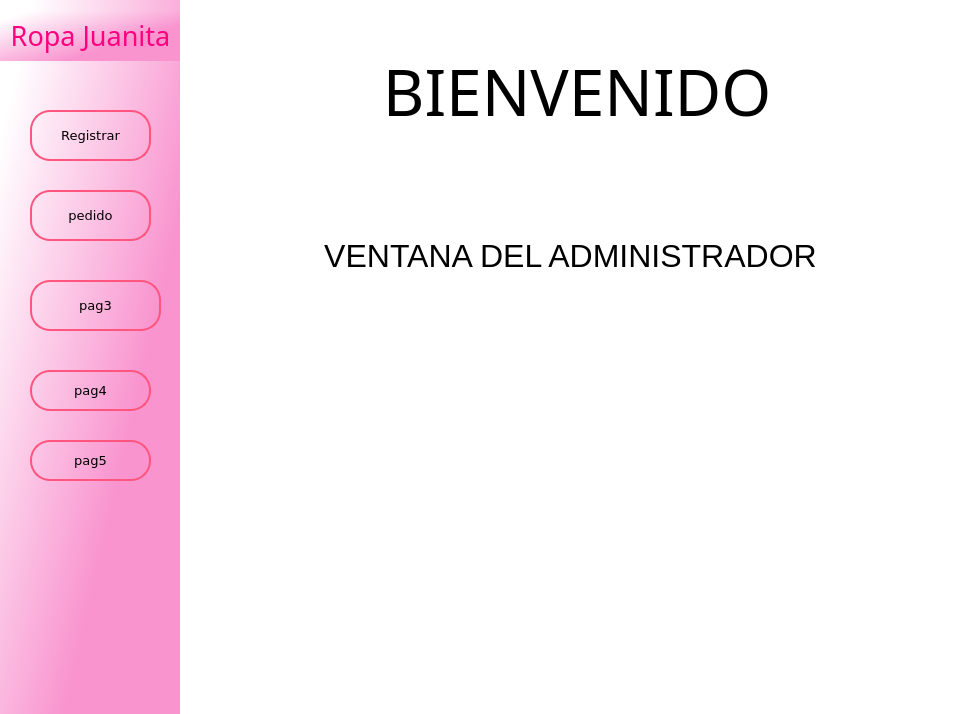
<?xml version="1.0" encoding="UTF-8"?>
<ui version="4.0">
 <class>MainWindow</class>
 <widget class="QMainWindow" name="MainWindow">
  <property name="geometry">
   <rect>
    <x>0</x>
    <y>0</y>
    <width>956</width>
    <height>714</height>
   </rect>
  </property>
  <property name="windowTitle">
   <string>VENTANA DEL ADMINISTRADOR</string>
  </property>
  <property name="styleSheet">
   <string notr="true"/>
  </property>
  <widget class="QWidget" name="centralwidget">
   <layout class="QHBoxLayout" name="horizontalLayout">
    <property name="spacing">
     <number>0</number>
    </property>
    <property name="leftMargin">
     <number>0</number>
    </property>
    <property name="topMargin">
     <number>0</number>
    </property>
    <property name="rightMargin">
     <number>0</number>
    </property>
    <property name="bottomMargin">
     <number>0</number>
    </property>
    <item>
     <widget class="QFrame" name="frame">
      <property name="frameShape">
       <enum>QFrame::NoFrame</enum>
      </property>
      <property name="frameShadow">
       <enum>QFrame::Raised</enum>
      </property>
      <layout class="QVBoxLayout" name="verticalLayout">
       <property name="spacing">
        <number>0</number>
       </property>
       <property name="leftMargin">
        <number>0</number>
       </property>
       <property name="topMargin">
        <number>0</number>
       </property>
       <property name="rightMargin">
        <number>0</number>
       </property>
       <property name="bottomMargin">
        <number>0</number>
       </property>
       <item>
        <widget class="QFrame" name="frame_2">
         <property name="frameShape">
          <enum>QFrame::NoFrame</enum>
         </property>
         <property name="frameShadow">
          <enum>QFrame::Raised</enum>
         </property>
         <layout class="QHBoxLayout" name="horizontalLayout_2">
          <property name="spacing">
           <number>0</number>
          </property>
          <property name="leftMargin">
           <number>0</number>
          </property>
          <property name="topMargin">
           <number>0</number>
          </property>
          <property name="rightMargin">
           <number>0</number>
          </property>
          <property name="bottomMargin">
           <number>0</number>
          </property>
          <item>
           <widget class="QFrame" name="menuizquierdo">
            <property name="minimumSize">
             <size>
              <width>180</width>
              <height>0</height>
             </size>
            </property>
            <property name="maximumSize">
             <size>
              <width>50</width>
              <height>16777215</height>
             </size>
            </property>
            <property name="frameShape">
             <enum>QFrame::NoFrame</enum>
            </property>
            <property name="frameShadow">
             <enum>QFrame::Raised</enum>
            </property>
            <layout class="QVBoxLayout" name="verticalLayout_2">
             <property name="spacing">
              <number>0</number>
             </property>
             <property name="leftMargin">
              <number>0</number>
             </property>
             <property name="topMargin">
              <number>0</number>
             </property>
             <property name="rightMargin">
              <number>0</number>
             </property>
             <property name="bottomMargin">
              <number>0</number>
             </property>
             <item>
              <widget class="QFrame" name="menubotones">
               <property name="styleSheet">
                <string notr="true">QFrame{
background-color:qlineargradient(spread:pad, x1:1, y1:1, x2:0.06, y2:0.131227, stop:0.373134 rgba(249, 148, 207, 255), stop:1 rgba(255, 255, 255, 255))
}

QPushButton{
border:2px solid rgb(255, 85, 127);
border-radius:20px;

}

QPushButton:hover{
background-color:rgb(255, 255, 255);
}</string>
               </property>
               <property name="frameShape">
                <enum>QFrame::NoFrame</enum>
               </property>
               <property name="frameShadow">
                <enum>QFrame::Raised</enum>
               </property>
               <widget class="QPushButton" name="btnRegistro">
                <property name="geometry">
                 <rect>
                  <x>30</x>
                  <y>110</y>
                  <width>121</width>
                  <height>51</height>
                 </rect>
                </property>
                <property name="font">
                 <font>
                  <family>Verdana</family>
                  <pointsize>10</pointsize>
                 </font>
                </property>
                <property name="text">
                 <string>Registrar</string>
                </property>
               </widget>
               <widget class="QPushButton" name="btnPag2">
                <property name="geometry">
                 <rect>
                  <x>30</x>
                  <y>190</y>
                  <width>121</width>
                  <height>51</height>
                 </rect>
                </property>
                <property name="font">
                 <font>
                  <family>Verdana</family>
                  <pointsize>10</pointsize>
                 </font>
                </property>
                <property name="text">
                 <string>pedido</string>
                </property>
               </widget>
               <widget class="QPushButton" name="btnPag3">
                <property name="geometry">
                 <rect>
                  <x>30</x>
                  <y>280</y>
                  <width>131</width>
                  <height>51</height>
                 </rect>
                </property>
                <property name="font">
                 <font>
                  <family>Verdana</family>
                  <pointsize>10</pointsize>
                 </font>
                </property>
                <property name="text">
                 <string>pag3</string>
                </property>
               </widget>
               <widget class="QPushButton" name="btnPag4">
                <property name="geometry">
                 <rect>
                  <x>30</x>
                  <y>370</y>
                  <width>121</width>
                  <height>41</height>
                 </rect>
                </property>
                <property name="font">
                 <font>
                  <family>Verdana</family>
                  <pointsize>10</pointsize>
                 </font>
                </property>
                <property name="text">
                 <string>pag4</string>
                </property>
               </widget>
               <widget class="QPushButton" name="btnPag5">
                <property name="geometry">
                 <rect>
                  <x>30</x>
                  <y>440</y>
                  <width>121</width>
                  <height>41</height>
                 </rect>
                </property>
                <property name="font">
                 <font>
                  <family>Verdana</family>
                  <pointsize>10</pointsize>
                 </font>
                </property>
                <property name="text">
                 <string>pag5</string>
                </property>
               </widget>
               <widget class="QPushButton" name="btnSalir">
                <property name="geometry">
                 <rect>
                  <x>30</x>
                  <y>790</y>
                  <width>131</width>
                  <height>51</height>
                 </rect>
                </property>
                <property name="font">
                 <font>
                  <family>Verdana</family>
                  <pointsize>10</pointsize>
                 </font>
                </property>
                <property name="text">
                 <string>salir</string>
                </property>
               </widget>
               <widget class="QLabel" name="label_24">
                <property name="geometry">
                 <rect>
                  <x>0</x>
                  <y>10</y>
                  <width>181</width>
                  <height>51</height>
                 </rect>
                </property>
                <property name="font">
                 <font>
                  <family>Rage Italic</family>
                 </font>
                </property>
                <property name="styleSheet">
                 <string notr="true"/>
                </property>
                <property name="text">
                 <string>&lt;html&gt;&lt;head/&gt;&lt;body&gt;&lt;p align=&quot;center&quot;&gt;&lt;span style=&quot; font-size:20pt; color:#ff007f;&quot;&gt;Ropa Juanita&lt;/span&gt;&lt;/p&gt;&lt;/body&gt;&lt;/html&gt;</string>
                </property>
               </widget>
              </widget>
             </item>
            </layout>
           </widget>
          </item>
          <item>
           <widget class="QFrame" name="menuderecho">
            <property name="frameShape">
             <enum>QFrame::NoFrame</enum>
            </property>
            <property name="frameShadow">
             <enum>QFrame::Raised</enum>
            </property>
            <layout class="QVBoxLayout" name="verticalLayout_3">
             <property name="spacing">
              <number>0</number>
             </property>
             <property name="leftMargin">
              <number>0</number>
             </property>
             <property name="topMargin">
              <number>0</number>
             </property>
             <property name="rightMargin">
              <number>0</number>
             </property>
             <property name="bottomMargin">
              <number>0</number>
             </property>
             <item>
              <widget class="QStackedWidget" name="paginas">
               <property name="styleSheet">
                <string notr="true">background-color: rgb(250, 250, 250);</string>
               </property>
               <property name="currentIndex">
                <number>5</number>
               </property>
               <widget class="QWidget" name="page">
                <widget class="QLineEdit" name="lineEdit">
                 <property name="geometry">
                  <rect>
                   <x>270</x>
                   <y>110</y>
                   <width>161</width>
                   <height>41</height>
                  </rect>
                 </property>
                 <property name="font">
                  <font>
                   <family>Verdana</family>
                   <pointsize>12</pointsize>
                  </font>
                 </property>
                 <property name="styleSheet">
                  <string notr="true">QLineEdit{
background-color: rgb(255, 255, 255);
border:none;
border-bottom:2px solid rgb(255, 0, 127);
padding-bottom:7px;
}</string>
                 </property>
                </widget>
                <widget class="QLabel" name="label">
                 <property name="geometry">
                  <rect>
                   <x>80</x>
                   <y>120</y>
                   <width>81</width>
                   <height>31</height>
                  </rect>
                 </property>
                 <property name="font">
                  <font>
                   <family>Verdana</family>
                   <pointsize>12</pointsize>
                  </font>
                 </property>
                 <property name="text">
                  <string>Codigo:</string>
                 </property>
                </widget>
                <widget class="QLabel" name="label_2">
                 <property name="geometry">
                  <rect>
                   <x>80</x>
                   <y>190</y>
                   <width>111</width>
                   <height>41</height>
                  </rect>
                 </property>
                 <property name="font">
                  <font>
                   <family>Verdana</family>
                   <pointsize>12</pointsize>
                  </font>
                 </property>
                 <property name="text">
                  <string>Nombre:</string>
                 </property>
                </widget>
                <widget class="QLabel" name="label_3">
                 <property name="geometry">
                  <rect>
                   <x>80</x>
                   <y>260</y>
                   <width>181</width>
                   <height>41</height>
                  </rect>
                 </property>
                 <property name="font">
                  <font>
                   <family>Verdana</family>
                   <pointsize>12</pointsize>
                  </font>
                 </property>
                 <property name="text">
                  <string>Apellido Paterno:</string>
                 </property>
                </widget>
                <widget class="QLabel" name="label_4">
                 <property name="geometry">
                  <rect>
                   <x>80</x>
                   <y>420</y>
                   <width>111</width>
                   <height>41</height>
                  </rect>
                 </property>
                 <property name="font">
                  <font>
                   <family>Verdana</family>
                   <pointsize>12</pointsize>
                  </font>
                 </property>
                 <property name="text">
                  <string>DNI:</string>
                 </property>
                </widget>
                <widget class="QLabel" name="label_5">
                 <property name="geometry">
                  <rect>
                   <x>80</x>
                   <y>500</y>
                   <width>111</width>
                   <height>41</height>
                  </rect>
                 </property>
                 <property name="font">
                  <font>
                   <family>Verdana</family>
                   <pointsize>12</pointsize>
                  </font>
                 </property>
                 <property name="text">
                  <string>Telefono:</string>
                 </property>
                </widget>
                <widget class="QLabel" name="label_6">
                 <property name="geometry">
                  <rect>
                   <x>80</x>
                   <y>340</y>
                   <width>181</width>
                   <height>41</height>
                  </rect>
                 </property>
                 <property name="font">
                  <font>
                   <family>Verdana</family>
                   <pointsize>12</pointsize>
                  </font>
                 </property>
                 <property name="text">
                  <string>Apellido Materno:</string>
                 </property>
                </widget>
                <widget class="QLineEdit" name="lineEdit_2">
                 <property name="geometry">
                  <rect>
                   <x>270</x>
                   <y>190</y>
                   <width>161</width>
                   <height>41</height>
                  </rect>
                 </property>
                 <property name="font">
                  <font>
                   <family>Verdana</family>
                   <pointsize>12</pointsize>
                  </font>
                 </property>
                 <property name="styleSheet">
                  <string notr="true">QLineEdit{
background-color: rgb(255, 255, 255);
border:none;
border-bottom:2px solid rgb(255, 0, 127);
padding-bottom:7px;
}</string>
                 </property>
                </widget>
                <widget class="QLineEdit" name="lineEdit_3">
                 <property name="geometry">
                  <rect>
                   <x>270</x>
                   <y>260</y>
                   <width>161</width>
                   <height>41</height>
                  </rect>
                 </property>
                 <property name="font">
                  <font>
                   <family>Verdana</family>
                   <pointsize>12</pointsize>
                  </font>
                 </property>
                 <property name="styleSheet">
                  <string notr="true">QLineEdit{
background-color: rgb(255, 255, 255);
border:none;
border-bottom:2px solid rgb(255, 0, 127);
padding-bottom:7px;
}</string>
                 </property>
                </widget>
                <widget class="QLineEdit" name="lineEdit_4">
                 <property name="geometry">
                  <rect>
                   <x>270</x>
                   <y>340</y>
                   <width>161</width>
                   <height>41</height>
                  </rect>
                 </property>
                 <property name="font">
                  <font>
                   <family>Verdana</family>
                   <pointsize>12</pointsize>
                  </font>
                 </property>
                 <property name="styleSheet">
                  <string notr="true">QLineEdit{
background-color: rgb(255, 255, 255);
border:none;
border-bottom:2px solid rgb(255, 0, 127);
padding-bottom:7px;
}</string>
                 </property>
                </widget>
                <widget class="QLineEdit" name="lineEdit_5">
                 <property name="geometry">
                  <rect>
                   <x>270</x>
                   <y>420</y>
                   <width>161</width>
                   <height>41</height>
                  </rect>
                 </property>
                 <property name="font">
                  <font>
                   <family>Verdana</family>
                   <pointsize>12</pointsize>
                  </font>
                 </property>
                 <property name="styleSheet">
                  <string notr="true">QLineEdit{
background-color: rgb(255, 255, 255);
border:none;
border-bottom:2px solid rgb(255, 0, 127);
padding-bottom:7px;
}</string>
                 </property>
                </widget>
                <widget class="QLineEdit" name="lineEdit_6">
                 <property name="geometry">
                  <rect>
                   <x>270</x>
                   <y>500</y>
                   <width>161</width>
                   <height>41</height>
                  </rect>
                 </property>
                 <property name="font">
                  <font>
                   <family>Verdana</family>
                   <pointsize>12</pointsize>
                  </font>
                 </property>
                 <property name="styleSheet">
                  <string notr="true">QLineEdit{
background-color: rgb(255, 255, 255);
border:none;
border-bottom:2px solid rgb(255, 0, 127);
padding-bottom:7px;
}</string>
                 </property>
                </widget>
                <widget class="QPushButton" name="pushButton_7">
                 <property name="geometry">
                  <rect>
                   <x>290</x>
                   <y>710</y>
                   <width>151</width>
                   <height>51</height>
                  </rect>
                 </property>
                 <property name="font">
                  <font>
                   <family>Verdana</family>
                   <pointsize>10</pointsize>
                  </font>
                 </property>
                 <property name="text">
                  <string>guardar</string>
                 </property>
                </widget>
                <widget class="QPushButton" name="pushButton_8">
                 <property name="geometry">
                  <rect>
                   <x>500</x>
                   <y>710</y>
                   <width>151</width>
                   <height>51</height>
                  </rect>
                 </property>
                 <property name="font">
                  <font>
                   <family>Verdana</family>
                   <pointsize>10</pointsize>
                  </font>
                 </property>
                 <property name="text">
                  <string>modificar</string>
                 </property>
                </widget>
                <widget class="QPushButton" name="pushButton_10">
                 <property name="geometry">
                  <rect>
                   <x>720</x>
                   <y>710</y>
                   <width>151</width>
                   <height>51</height>
                  </rect>
                 </property>
                 <property name="font">
                  <font>
                   <family>Verdana</family>
                   <pointsize>10</pointsize>
                  </font>
                 </property>
                 <property name="text">
                  <string>guardar</string>
                 </property>
                </widget>
               </widget>
               <widget class="QWidget" name="page_2">
                <widget class="QLabel" name="label_8">
                 <property name="geometry">
                  <rect>
                   <x>290</x>
                   <y>270</y>
                   <width>291</width>
                   <height>261</height>
                  </rect>
                 </property>
                 <property name="text">
                  <string/>
                 </property>
                 <property name="pixmap">
                  <pixmap>logoSinFondo2.png</pixmap>
                 </property>
                 <property name="scaledContents">
                  <bool>true</bool>
                 </property>
                </widget>
                <widget class="QLineEdit" name="lineEdit_8">
                 <property name="geometry">
                  <rect>
                   <x>240</x>
                   <y>290</y>
                   <width>161</width>
                   <height>41</height>
                  </rect>
                 </property>
                </widget>
                <widget class="QLineEdit" name="lineEdit_9">
                 <property name="geometry">
                  <rect>
                   <x>240</x>
                   <y>200</y>
                   <width>161</width>
                   <height>41</height>
                  </rect>
                 </property>
                </widget>
                <widget class="QLabel" name="label_9">
                 <property name="geometry">
                  <rect>
                   <x>90</x>
                   <y>210</y>
                   <width>111</width>
                   <height>41</height>
                  </rect>
                 </property>
                 <property name="font">
                  <font>
                   <family>Verdana</family>
                   <pointsize>10</pointsize>
                  </font>
                 </property>
                 <property name="text">
                  <string>producto</string>
                 </property>
                </widget>
                <widget class="QLabel" name="label_10">
                 <property name="geometry">
                  <rect>
                   <x>90</x>
                   <y>290</y>
                   <width>111</width>
                   <height>41</height>
                  </rect>
                 </property>
                 <property name="font">
                  <font>
                   <family>Verdana</family>
                   <pointsize>10</pointsize>
                  </font>
                 </property>
                 <property name="text">
                  <string>Apellido</string>
                 </property>
                </widget>
                <widget class="QLabel" name="label_20">
                 <property name="geometry">
                  <rect>
                   <x>90</x>
                   <y>110</y>
                   <width>111</width>
                   <height>41</height>
                  </rect>
                 </property>
                 <property name="font">
                  <font>
                   <family>Verdana</family>
                   <pointsize>10</pointsize>
                  </font>
                 </property>
                 <property name="text">
                  <string>cod_pedido</string>
                 </property>
                </widget>
                <widget class="QLineEdit" name="lineEdit_7">
                 <property name="geometry">
                  <rect>
                   <x>240</x>
                   <y>110</y>
                   <width>161</width>
                   <height>41</height>
                  </rect>
                 </property>
                </widget>
               </widget>
               <widget class="QWidget" name="page_3">
                <property name="styleSheet">
                 <string notr="true">background-color: rgb(255, 255, 255);</string>
                </property>
                <widget class="QLineEdit" name="lineEdit_10">
                 <property name="geometry">
                  <rect>
                   <x>700</x>
                   <y>50</y>
                   <width>161</width>
                   <height>41</height>
                  </rect>
                 </property>
                </widget>
                <widget class="QLabel" name="label_11">
                 <property name="geometry">
                  <rect>
                   <x>550</x>
                   <y>230</y>
                   <width>111</width>
                   <height>41</height>
                  </rect>
                 </property>
                 <property name="font">
                  <font>
                   <family>Verdana</family>
                   <pointsize>10</pointsize>
                  </font>
                 </property>
                 <property name="text">
                  <string>Apellido</string>
                 </property>
                </widget>
                <widget class="QLabel" name="label_12">
                 <property name="geometry">
                  <rect>
                   <x>550</x>
                   <y>150</y>
                   <width>111</width>
                   <height>41</height>
                  </rect>
                 </property>
                 <property name="font">
                  <font>
                   <family>Verdana</family>
                   <pointsize>10</pointsize>
                  </font>
                 </property>
                 <property name="text">
                  <string>nombre</string>
                 </property>
                </widget>
                <widget class="QLabel" name="label_13">
                 <property name="geometry">
                  <rect>
                   <x>550</x>
                   <y>50</y>
                   <width>111</width>
                   <height>41</height>
                  </rect>
                 </property>
                 <property name="font">
                  <font>
                   <family>Verdana</family>
                   <pointsize>10</pointsize>
                  </font>
                 </property>
                 <property name="text">
                  <string>cod_cliente</string>
                 </property>
                </widget>
                <widget class="QLineEdit" name="lineEdit_11">
                 <property name="geometry">
                  <rect>
                   <x>700</x>
                   <y>230</y>
                   <width>161</width>
                   <height>41</height>
                  </rect>
                 </property>
                </widget>
                <widget class="QLineEdit" name="lineEdit_12">
                 <property name="geometry">
                  <rect>
                   <x>700</x>
                   <y>140</y>
                   <width>161</width>
                   <height>41</height>
                  </rect>
                 </property>
                </widget>
               </widget>
               <widget class="QWidget" name="page_4">
                <property name="styleSheet">
                 <string notr="true">background-color: rgb(255, 170, 255);</string>
                </property>
                <widget class="QLineEdit" name="lineEdit_13">
                 <property name="geometry">
                  <rect>
                   <x>240</x>
                   <y>550</y>
                   <width>161</width>
                   <height>41</height>
                  </rect>
                 </property>
                 <property name="styleSheet">
                  <string notr="true">background-color: rgb(255, 255, 255);</string>
                 </property>
                </widget>
                <widget class="QLabel" name="label_14">
                 <property name="geometry">
                  <rect>
                   <x>90</x>
                   <y>730</y>
                   <width>111</width>
                   <height>41</height>
                  </rect>
                 </property>
                 <property name="font">
                  <font>
                   <family>Verdana</family>
                   <pointsize>10</pointsize>
                  </font>
                 </property>
                 <property name="text">
                  <string>Apellido</string>
                 </property>
                </widget>
                <widget class="QLabel" name="label_15">
                 <property name="geometry">
                  <rect>
                   <x>90</x>
                   <y>650</y>
                   <width>111</width>
                   <height>41</height>
                  </rect>
                 </property>
                 <property name="font">
                  <font>
                   <family>Verdana</family>
                   <pointsize>10</pointsize>
                  </font>
                 </property>
                 <property name="text">
                  <string>nombre</string>
                 </property>
                </widget>
                <widget class="QLabel" name="label_16">
                 <property name="geometry">
                  <rect>
                   <x>90</x>
                   <y>550</y>
                   <width>111</width>
                   <height>41</height>
                  </rect>
                 </property>
                 <property name="font">
                  <font>
                   <family>Verdana</family>
                   <pointsize>10</pointsize>
                  </font>
                 </property>
                 <property name="text">
                  <string>cod_cliente</string>
                 </property>
                </widget>
                <widget class="QLineEdit" name="lineEdit_14">
                 <property name="geometry">
                  <rect>
                   <x>240</x>
                   <y>730</y>
                   <width>161</width>
                   <height>41</height>
                  </rect>
                 </property>
                 <property name="styleSheet">
                  <string notr="true">background-color: rgb(255, 255, 255);</string>
                 </property>
                </widget>
                <widget class="QLineEdit" name="lineEdit_15">
                 <property name="geometry">
                  <rect>
                   <x>240</x>
                   <y>640</y>
                   <width>161</width>
                   <height>41</height>
                  </rect>
                 </property>
                 <property name="styleSheet">
                  <string notr="true">background-color: rgb(255, 255, 255);</string>
                 </property>
                </widget>
               </widget>
               <widget class="QWidget" name="page_5">
                <property name="styleSheet">
                 <string notr="true">background-color: qlineargradient(spread:pad, x1:1, y1:0, x2:0, y2:1, stop:0 rgba(38, 160, 224, 255), stop:1 rgba(255, 255, 255, 255));</string>
                </property>
                <widget class="QLineEdit" name="lineEdit_16">
                 <property name="geometry">
                  <rect>
                   <x>260</x>
                   <y>70</y>
                   <width>161</width>
                   <height>41</height>
                  </rect>
                 </property>
                </widget>
                <widget class="QLabel" name="label_17">
                 <property name="geometry">
                  <rect>
                   <x>110</x>
                   <y>250</y>
                   <width>111</width>
                   <height>41</height>
                  </rect>
                 </property>
                 <property name="font">
                  <font>
                   <family>Verdana</family>
                   <pointsize>10</pointsize>
                  </font>
                 </property>
                 <property name="text">
                  <string>Apellido</string>
                 </property>
                </widget>
                <widget class="QLabel" name="label_18">
                 <property name="geometry">
                  <rect>
                   <x>110</x>
                   <y>170</y>
                   <width>111</width>
                   <height>41</height>
                  </rect>
                 </property>
                 <property name="font">
                  <font>
                   <family>Verdana</family>
                   <pointsize>10</pointsize>
                  </font>
                 </property>
                 <property name="text">
                  <string>nombre</string>
                 </property>
                </widget>
                <widget class="QLabel" name="label_19">
                 <property name="geometry">
                  <rect>
                   <x>110</x>
                   <y>70</y>
                   <width>111</width>
                   <height>41</height>
                  </rect>
                 </property>
                 <property name="font">
                  <font>
                   <family>Verdana</family>
                   <pointsize>10</pointsize>
                  </font>
                 </property>
                 <property name="text">
                  <string>cod_cliente</string>
                 </property>
                </widget>
                <widget class="QLineEdit" name="lineEdit_17">
                 <property name="geometry">
                  <rect>
                   <x>260</x>
                   <y>250</y>
                   <width>161</width>
                   <height>41</height>
                  </rect>
                 </property>
                </widget>
                <widget class="QLineEdit" name="lineEdit_18">
                 <property name="geometry">
                  <rect>
                   <x>260</x>
                   <y>160</y>
                   <width>161</width>
                   <height>41</height>
                  </rect>
                 </property>
                </widget>
               </widget>
               <widget class="QWidget" name="page_6">
                <property name="styleSheet">
                 <string notr="true">background-color: rgb(255, 255, 255)</string>
                </property>
                <widget class="QLabel" name="label_21">
                 <property name="geometry">
                  <rect>
                   <x>150</x>
                   <y>30</y>
                   <width>511</width>
                   <height>121</height>
                  </rect>
                 </property>
                 <property name="font">
                  <font>
                   <family>Tw Cen MT Condensed Extra Bold</family>
                   <pointsize>48</pointsize>
                  </font>
                 </property>
                 <property name="text">
                  <string>BIENVENIDO </string>
                 </property>
                 <property name="alignment">
                  <set>Qt::AlignCenter</set>
                 </property>
                </widget>
                <widget class="QLabel" name="label_22">
                 <property name="geometry">
                  <rect>
                   <x>80</x>
                   <y>210</y>
                   <width>621</width>
                   <height>91</height>
                  </rect>
                 </property>
                 <property name="font">
                  <font>
                   <pointsize>24</pointsize>
                  </font>
                 </property>
                 <property name="text">
                  <string>VENTANA DEL ADMINISTRADOR</string>
                 </property>
                 <property name="alignment">
                  <set>Qt::AlignCenter</set>
                 </property>
                </widget>
                <widget class="QLabel" name="label_23">
                 <property name="geometry">
                  <rect>
                   <x>220</x>
                   <y>340</y>
                   <width>331</width>
                   <height>341</height>
                  </rect>
                 </property>
                 <property name="text">
                  <string/>
                 </property>
                 <property name="pixmap">
                  <pixmap>logo1.png</pixmap>
                 </property>
                 <property name="scaledContents">
                  <bool>true</bool>
                 </property>
                </widget>
               </widget>
              </widget>
             </item>
            </layout>
           </widget>
          </item>
         </layout>
        </widget>
       </item>
      </layout>
     </widget>
    </item>
   </layout>
  </widget>
 </widget>
 <resources/>
 <connections/>
</ui>
